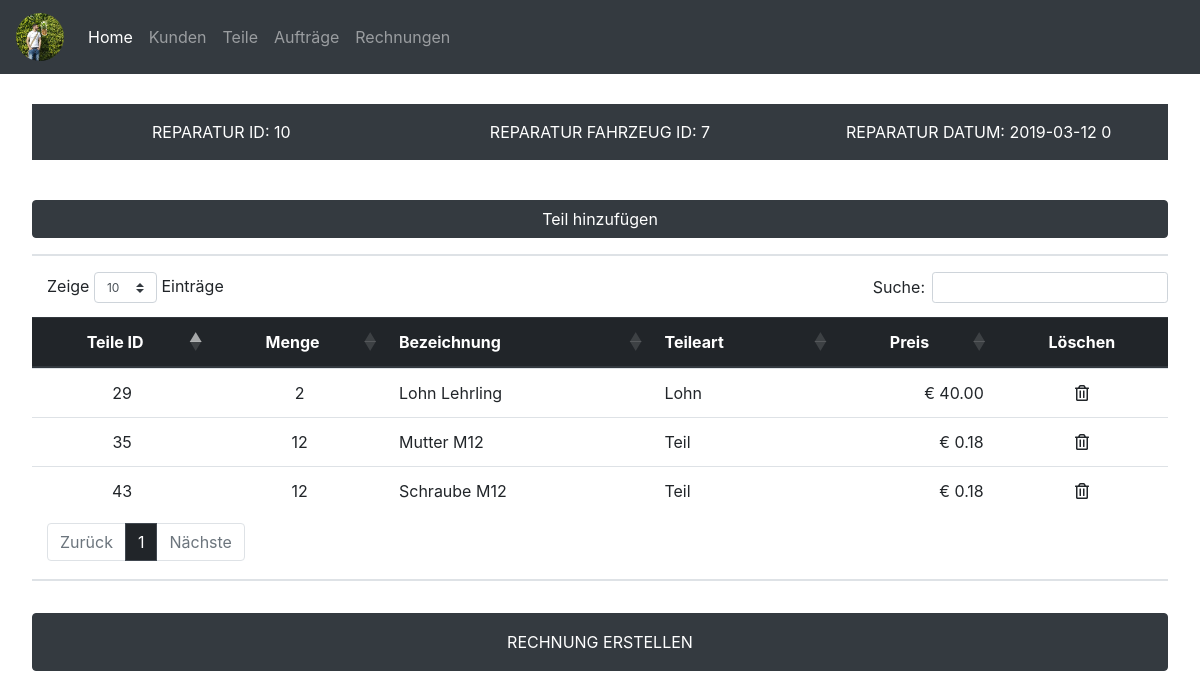
The app's page /contract_detail.php?repid=10 with its own data.
### tables this page shows
CREATE TABLE `reparatur` (
  `repid` int(11) NOT NULL,
  `fzid` int(11) NOT NULL,
  `datum` date NOT NULL,
  `rechnungerstellt` tinyint(1) NOT NULL
);

CREATE TABLE `reparaturteile` (
  `reparaturteileid` int(11) NOT NULL,
  `repid` int(11) NOT NULL,
  `teileid` int(11) NOT NULL,
  `anzahl` int(10) NOT NULL
);

CREATE TABLE `teile` (
  `teileid` int(11) NOT NULL,
  `bezeichnung` text NOT NULL,
  `teileart` enum('Lohn','Teil') NOT NULL DEFAULT 'Lohn',
  `preis` float NOT NULL
);

### contract_detail.php (the view, shortened to what this page needs)
<?php include('connection.php') ?>
<?php include('header.php') ?>
<?php
$repid = $_GET['repid'];
?>
<?php
$sql = "SELECT repid, fzid, datum, rechnungerstellt FROM reparatur WHERE repid = $repid ORDER BY repid DESC";
$stmt = $pdo->prepare($sql);
$stmt->execute();
$result = $stmt->fetch();
    echo '<div class="row bg-dark text-white pt-3 pb-3">';
    echo '<div class="col-4 text-center">REPARATUR ID: ' . $result['repid'] . '</div>';
    echo '<div class="col-4 text-center">REPARATUR FAHRZEUG ID: ' . $result['fzid'] . '</div>';
    echo '<div class="col-4 text-center">REPARATUR DATUM: ' . $result['datum'] . ' '. $result['rechnungerstellt'] . '</div>';
    echo '</div>';
    echo '<br />';
?>
<button type="button" class="btn btn-dark btn-new-car mb-3 mb-lg-0" data-toggle="modal" data-target="#partaddmodal<?php
        if ($result['rechnungerstellt'] > 0) {
            echo 'alreadycreated';
        } else {
            echo '';
        };
    ?>">Teil hinzufügen</button>
<br />
<hr />
<table id="contractdetailtable" class="display table table-hover">
    <thead class="thead-dark">
        <tr>
            <th><center>Teile ID</center></th>
            <th><center>Menge</center></th>
            <th>Bezeichnung</th>
            <th>Teileart</th>
            <th><center>Preis</center></th>
            <th><center>Löschen</center></th>
        </tr>
    </thead>
    <tbody>
<?php
$sql2 = "SELECT reparaturteile.reparaturteileid, reparaturteile.teileid, reparaturteile.anzahl, teile.bezeichnung, teile.teileart, teile.preis from reparaturteile LEFT JOIN teile ON reparaturteile.teileid = teile.teileid WHERE repid = $repid";
$result2 = $pdo->query($sql2);
while($row = $result2->fetch()) {
    echo '<tr>';
    echo '<td><center>' . $row['teileid'] . '</center></td>';
    echo '<td><center>' . $row['anzahl'] . '</center></td>';
    echo '<td>' . $row['bezeichnung'] . '</td>';
    echo '<td>' . $row['teileart'] . '</td>';
    echo '<td class="text-right">&euro; ' . sprintf('%0.2f', $row['preis']) . '</td>';
    echo '<td><center><a href="contract_part_delete.php?reparaturteileid=' . $row['reparaturteileid'] . '&repid=' . $repid . '"><i class="far fa-trash-alt"></i></a></center></td>';
    echo '</tr>';
};
?>
</body>
<hr />
<button type="button" class="btn btn-dark btn-new-car mb-3 mb-lg-0 p-3" data-toggle="modal" data-target="#createinvoicemodal<?php
        if ($result['rechnungerstellt'] > 0) {
            echo 'alreadycreated';
        } else {
            echo '';
        };
    ?>">RECHNUNG ERSTELLEN</button>
<?php include('footer.php') ?>

### static/css/main.css (style rules this page uses)
body { margin: 0; padding: 0; }
.fas, .far { color: #212529; }
.btn-new-car { margin-top: 1rem; width: 100%; }
.row { margin-left: 0; margin-right: 0; }
hr { border: 1px solid #dee2e6; }

### records on screen
reparatur: repid "10", fzid "7", datum "2019-03-12", rechnungerstellt "0"
reparaturteile: teileid "29", anzahl "2", teileid.bezeichnung "Lohn Lehrling", teileid.teileart "Lohn", teileid.preis "40.00"
reparaturteile: teileid "35", anzahl "12", teileid.bezeichnung "Mutter M12", teileid.teileart "Teil", teileid.preis "0.18"
reparaturteile: teileid "43", anzahl "12", teileid.bezeichnung "Schraube M12", teileid.teileart "Teil", teileid.preis "0.18"
